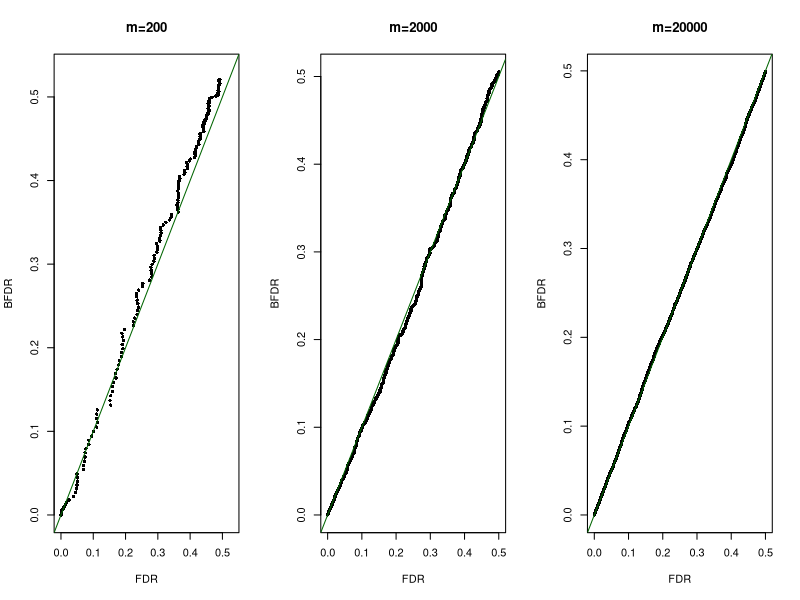

This figure's R source:
compute_log10_BF<-function(zval, k){
      return(-0.5*log10(1+k)+0.5*(k/(1+k))*zval^2/log(10))
}

compute_log10_lik<-function(pi){
	return(sum(log10((pi+(1-pi)*BFv))))
}

compute_pip0<-function(pi){
	return( pi/(pi+(1-pi)*BFv))
}

pi0 = 0.5 
K = 10


set.seed(123)

pdf(file="bfdr_vs_fdr.pdf", pointsize = 32, width= 21, height=7.5, bg="white")
par(mfrow=c(1,3))
N = 200
n1 = round((1-pi0)*N)
n2 = N-n1
z1 = rnorm(n1,sd=sqrt(1+K))
z2 = rnorm(n2)
zval = c(z1,z2)
BFv = 10^compute_log10_BF(zval,K)
pip0 = compute_pip0(pi0)

bfdr = cumsum(sort(pip0))/seq(1:N)

pval = 2*pnorm(-abs(zval))
ffdr = pi0*sort(pval)*N/seq(1:N)
plot(bfdr~ffdr,pch=16, cex=0.7, xlim=c(0,0.53), ylim = c(0,0.53), xlab="FDR", ylab = "BFDR", main = "m=200")
abline(0,1, col="darkgreen")
sqrt(mean((ffdr-bfdr)^2))




N = 2000
n1 = round((1-pi0)*N)
n2 = N-n1
z1 = rnorm(n1,sd=sqrt(1+K))
z2 = rnorm(n2)
zval = c(z1,z2)
BFv = 10^compute_log10_BF(zval,K)
pip0 = compute_pip0(pi0)

bfdr = cumsum(sort(pip0))/seq(1:N)

pval = 2*pnorm(-abs(zval))
ffdr = pi0*sort(pval)*N/seq(1:N)

plot(bfdr~ffdr,pch=16, cex=0.7, xlab="FDR", ylab = "BFDR", main = "m=2000")
abline(0,1, col="darkgreen")
sqrt(mean((ffdr-bfdr)^2))


N = 20000
n1 = round((1-pi0)*N)
n2 = N-n1
z1 = rnorm(n1,sd=sqrt(1+K))
z2 = rnorm(n2)
zval = c(z1,z2)
BFv = 10^compute_log10_BF(zval,K)
pip0 = compute_pip0(pi0)

bfdr = cumsum(sort(pip0))/seq(1:N)

pval = 2*pnorm(-abs(zval))
ffdr = pi0*sort(pval)*N/seq(1:N)
plot(bfdr~ffdr,pch=16, cex=0.7, xlab="FDR", ylab = "BFDR", main = "m=20000")
abline(0,1, col="darkgreen")
sqrt(mean((ffdr-bfdr)^2))




